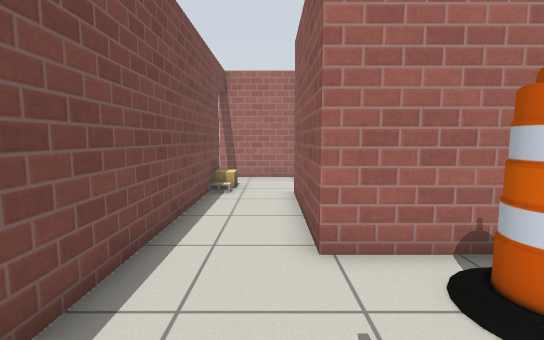
[1] (above)

20 first-person views from a walk through a Gazebo world. The camera is 0.92 m above the floor, tilts 6° down and sees 85° across. The lines on the ground mark 1 m squares. The floor is counted in squares, 0.5 m on a side. Each view is taken from the middle of a square. On the plan, view 1 faces up. The plan holds only what a view shows up to about 16 squares ahead; the rest is blank. The place goes on beyond the plan. The robots in the file are not drawn. Gazebo's built-in surfaces are drawn with simple patterns. Simple shapes stand in for some stock models.

[2]
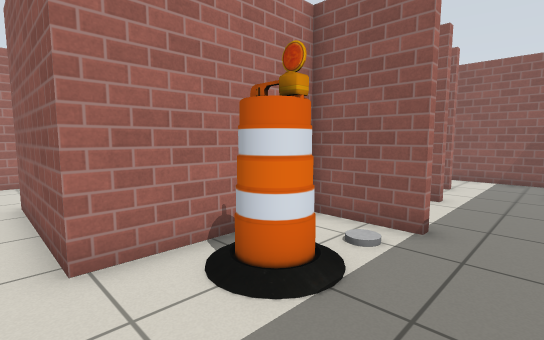

[3]
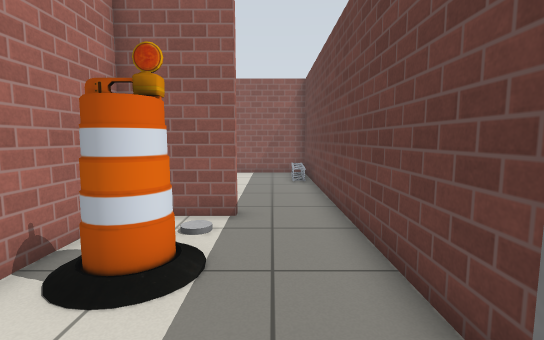

[4]
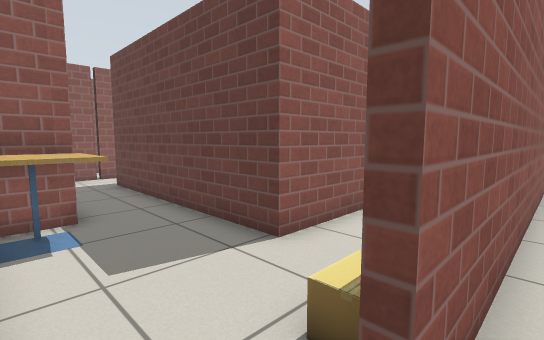

[5]
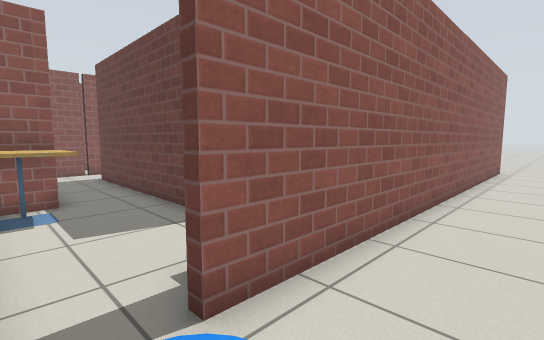

[6]
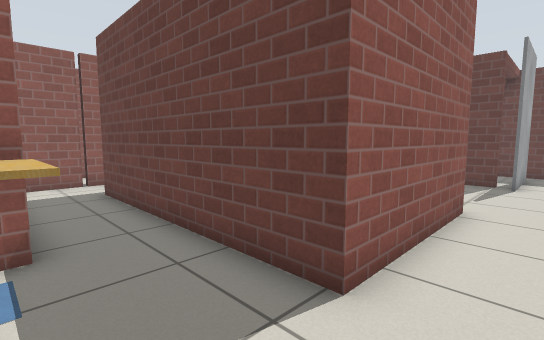

[7]
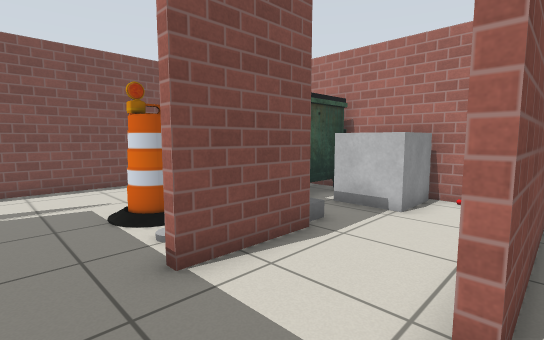

[8]
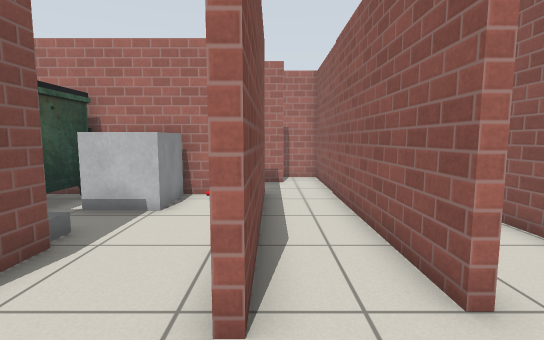

[9]
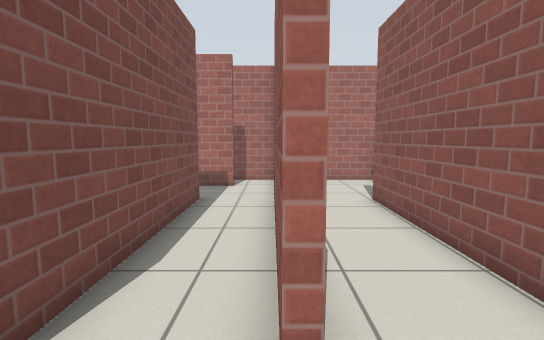

[10]
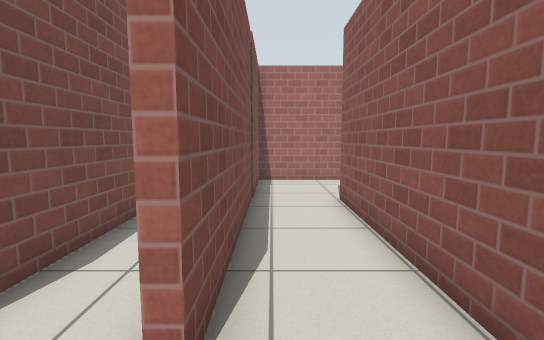

[11]
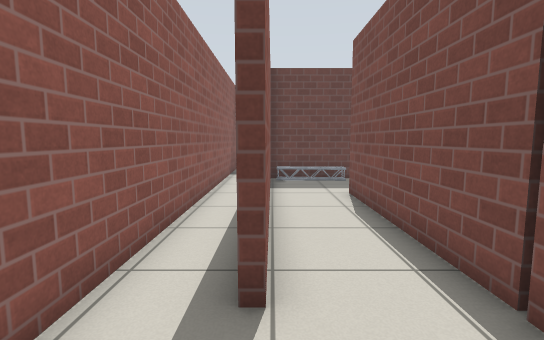

[12]
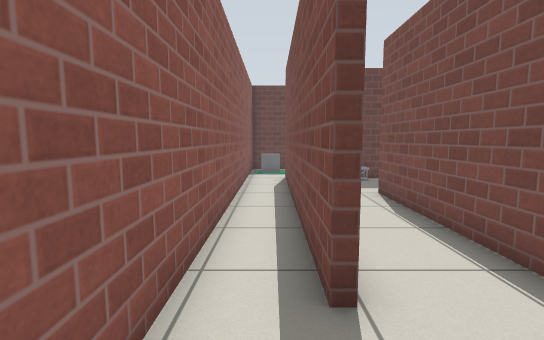

[13]
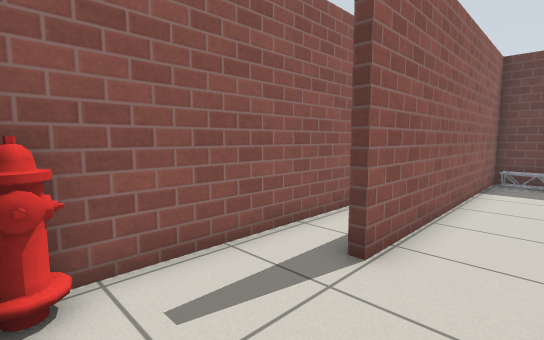

[14]
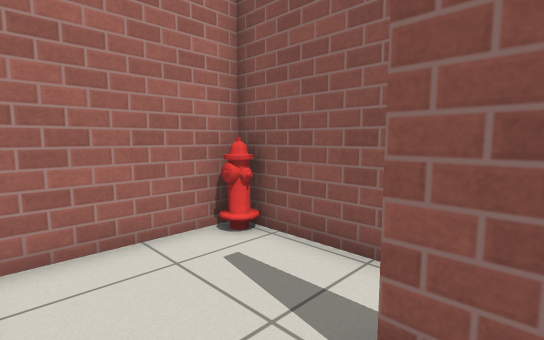

[15]
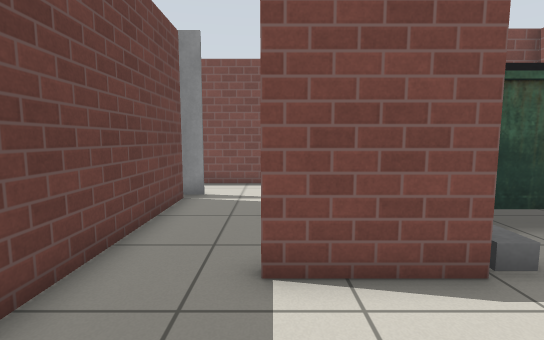

[16]
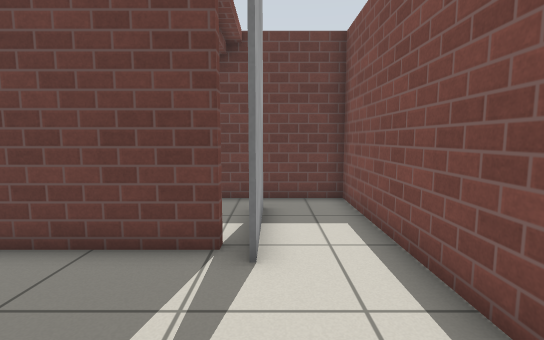

[17]
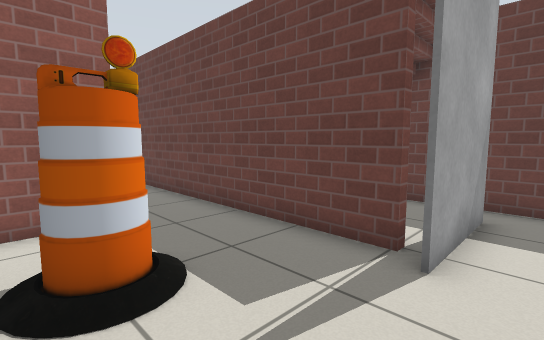

[18]
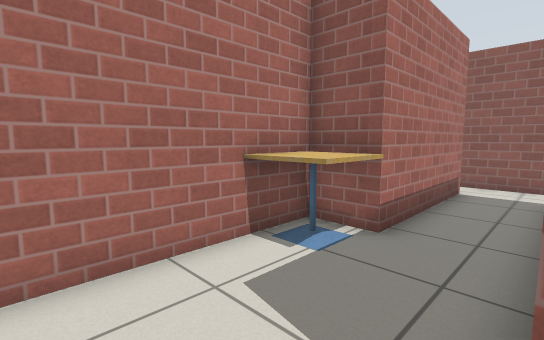

[19]
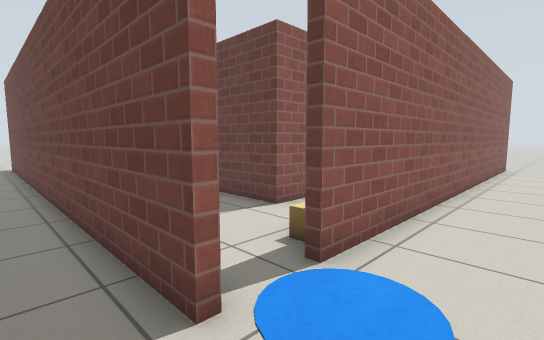

[20]
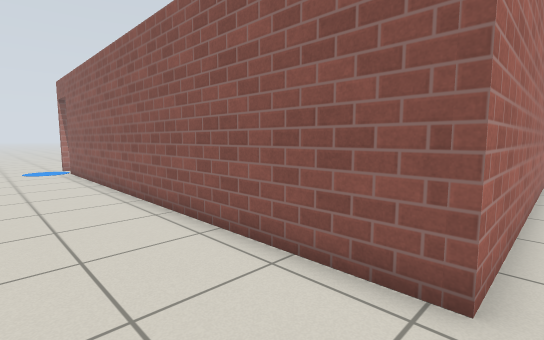

### Floor plan
Points are (right, up) in squares from view 1. A wall is a line through its corners. A room is listed if a view was taken in it or the views show most of it. See-through windows are left out.
Room 1 (views 1, 2, 3, 16, 17)
walls: (1.5, 4.6) (0.8, 4.6); (0.7, -0.8) (5.4, -0.8); (4.8, 4.6) (3.4, 4.6); (6, 1.9) (6, 4.5); (-2.2, 4.6) (-2.2, -0.4)
ways out: opening at (-0.5, 4) to room 3; opening at (6, 0.5) to room 4; opening at (-0.5, -1); gap at (1, -1)
objects: barrel (3, 3)
Room 2 (views 4, 5, 19, 20)
walls: (7.9, -5.4) (-2.5, -5.4) (-2.5, 12.5)
ways out: open door at (-2, 13.5) to room 3; opening at (-2, 16)
Room 3 (views 6, 18)
walls: (2.5, 14.3) (-2.5, 14.3); (-2.2, 12.5) (-2.2, 4.6); (10.5, 12.5) (4.5, 12.5) (4.5, 14.4); (0.8, 4.6) (0.8, 10.1) (9.8, 10.1) (9.8, 2.6); (12.1, 10.1) (12.1, 12.6); (12.1, 2.9) (12.1, 10); (10.4, -0.8) (11.4, -0.8)
ways out: opening at (-0.5, 4) to room 1; open door at (-2, 13.5) to room 2; opening at (10, 1) to room 4; opening at (12, 1) to room 5; gap at (12, 10) to room 5; opening at (4, 15); opening at (11, 13)
objects: cardboard box (-2, 11); cafe table (3, 13) to (4, 14)
Room 4 (views 7, 8, 15)
walls: (6.3, 4.5) (6.3, 1.9) (6, 1.9); (9.8, 2.6) (9.4, 2.6); (8, 9.8) (2.9, 9.8); (5.4, -0.8) (10.4, -0.8)
ways out: opening at (6, 0.5) to room 1; opening at (10, 1) to room 3
objects: other object (5, 8) to (7, 9); grey box (6, 5)
Room 5 (views 9, 10, 11, 12, 13, 14)
walls: (15.4, 10) (15.4, -0.5); (12.4, 10) (12.4, 2.9); (12.4, 13.9) (12.4, 10.1); (16.5, 14.3) (12.4, 14.3); (11.4, -0.8) (15.1, -0.8) (15.1, 10); (17.2, -1.6) (17.2, 13.6)
ways out: opening at (12, 1) to room 3; gap at (12, 10) to room 3; opening at (16, -2)
objects: other object (12, 0) to (14, 0); fire hydrant (17, 14)

Positions as (right, up) in squares from view 1, and headings:
1: (0, 0), facing up
2: (0, 0), facing up-right
3: (-1, 1), facing right
4: (-3, 14), facing down-right
5: (-5, 14), facing down-right
6: (-1, 13), facing down-right
7: (10, 0), facing up-left
8: (10, 0), facing up
9: (12, 1), facing up
10: (13, 1), facing up
11: (15, 13), facing down
12: (16, 13), facing down
13: (13, 14), facing down-right
14: (13, 9), facing up-right
15: (10, 2), facing left
16: (0, 4), facing down
17: (-1, 4), facing down-right
18: (-1, 10), facing up-right
19: (-5, 16), facing down-right
20: (-6, -6), facing up-right
